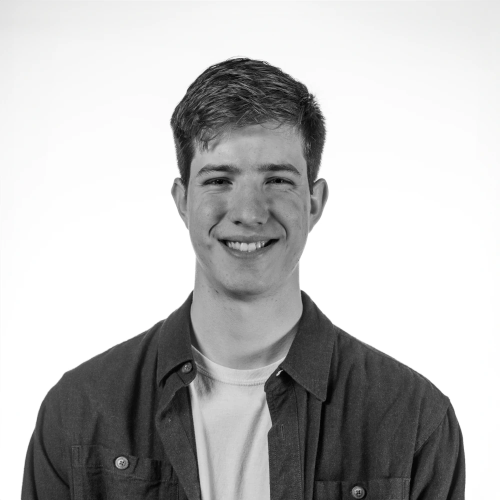
#> input picture frontend/src/assets/images/profile.webp, 1000 x 1000 px (shown at 1/2 size)
$ python build_photos.py ../src/assets/images/profile.webp
#> lines starting #> are read from the running program, lines starting #| are printed output that depends on the picture
#!/usr/bin/env python3
"""
Build the Hobbies photo wall's assets from original camera files, and print the
EXIF as ready-to-paste `meta` blocks for `components/Hobbies/index.tsx`.

    python3 scripts/build_photos.py ~/Desktop/photos/*.jpg

Each source produces the site's two-size WebP pair in public/photos:
    <name>.webp        long edge 2200px — the full-screen viewer
    <name>-thumb.webp  long edge  760px — the square grid

Uses PIL rather than sips/cwebp on purpose: some originals carry an EXIF
orientation flag that both of those tools silently drop, which bakes a 90°
rotation into the output. `ImageOps.exif_transpose` applies it first.

Note the WebPs are written without EXIF, so camera bodies, timestamps, and
serial numbers stay out of the deployed site — anything you want shown has to
go through the `meta` block, deliberately.
"""
import argparse
import os
import re
import struct
import sys

try:
    from PIL import Image, ImageOps, ExifTags
except ImportError:
    sys.exit("Pillow is required:  python3 -m pip install pillow")

DEFAULT_OUT = os.path.join(os.path.dirname(os.path.dirname(os.path.abspath(__file__))), "public", "photos")
TAG = {name: num for num, name in ExifTags.TAGS.items()}


def slug(path):
    stem = os.path.splitext(os.path.basename(path))[0]
    return "".join(c if c.isalnum() else "-" for c in stem.lower()).strip("-")


def fit(im, longest):
    """Scale so the longest edge is `longest`. Never upscale."""
    w, h = im.size
    if max(w, h) <= longest:
        return im
    scale = longest / max(w, h)
    return im.resize((round(w * scale), round(h * scale)), Image.LANCZOS)


# [68 lines left out: functions camera_name, apple_lens, nikon_lens, shutter, not called in this run]


def read_meta(im):
    """Pull the handful of EXIF fields worth showing beside a photo."""
    exif = im.getexif()
    if not exif:
        return []
    sub = exif.get_ifd(0x8769)

    def g(name):
        return sub.get(TAG.get(name)) if TAG.get(name) in sub else exif.get(TAG.get(name))

    rows = []

    def add(label, value):
        if value not in (None, "", 0):
            rows.append((label, str(value)))

    model = exif.get(TAG["Model"])
    add("Camera", camera_name(exif.get(TAG["Make"]), model))
    # phones write LensModel; Nikon bodies hide it in the MakerNote
    add("Lens", apple_lens(g("LensModel"), model) or nikon_lens(g("MakerNote")))

    focal, focal35 = g("FocalLength"), g("FocalLengthIn35mmFilm")
    if focal:
        text = f"{float(focal):g} mm"
        if focal35 and round(float(focal)) != int(focal35):
            text += f" · {int(focal35)} mm eq."
        add("Focal length", text)

    add("Shutter", shutter(g("ExposureTime")))
    if g("FNumber"):
        add("Aperture", f"f/{float(g('FNumber')):g}")

    iso = g("ISOSpeedRatings") or g("PhotographicSensitivity")
    add("ISO", iso if not isinstance(iso, tuple) else iso[0])

    taken = g("DateTimeOriginal") or exif.get(TAG["DateTime"])
    if taken:
        try:
            date, _ = str(taken).split(" ", 1)
            y, m, d = (int(p) for p in date.split(":"))
            months = ["Jan", "Feb", "Mar", "Apr", "May", "Jun",
                      "Jul", "Aug", "Sep", "Oct", "Nov", "Dec"]
            add("Taken", f"{d} {months[m - 1]} {y}")
        except (ValueError, IndexError):
            add("Taken", taken)

    return rows


def main():
    ap = argparse.ArgumentParser(description=__doc__, formatter_class=argparse.RawDescriptionHelpFormatter)
    ap.add_argument("sources", nargs="+", help="original image files")
    ap.add_argument("--out", default=DEFAULT_OUT, help="output directory (default: public/photos)")
    ap.add_argument("--full-max", type=int, default=2200)
    ap.add_argument("--thumb-max", type=int, default=760)
    ap.add_argument("--quality", type=int, default=86, help="full-size WebP quality")
    ap.add_argument("--thumb-quality", type=int, default=74, help="thumbnail WebP quality")
    args = ap.parse_args()

    os.makedirs(args.out, exist_ok=True)
    emitted = []

    for src in args.sources:
        name = slug(src)
        im = Image.open(src)
#> im is the input picture: PIL image 1000x1000 RGBA; mean R, G, B, A 187.6, 187.6, 187.6, 254.9
        rotated = im.getexif().get(TAG["Orientation"]) not in (None, 1)
#> rotated = False
        meta = read_meta(im)                       # read before transpose drops the tags
#> meta = []
        im = ImageOps.exif_transpose(im).convert("RGB")
#> im: PIL image 1000x1000 RGB

        full_path = os.path.join(args.out, f"{name}.webp")
        thumb_path = os.path.join(args.out, f"{name}-thumb.webp")
        full = fit(im, args.full_max)
        full.save(full_path, "WEBP", quality=args.quality, method=6)
        fit(im, args.thumb_max).save(thumb_path, "WEBP", quality=args.thumb_quality, method=6)
#> call 2 of fit, with longest = 760
#> in fit (call 2), `return im.resize((round(w * scale), round(h * scale)), Image.LANCZOS)`:
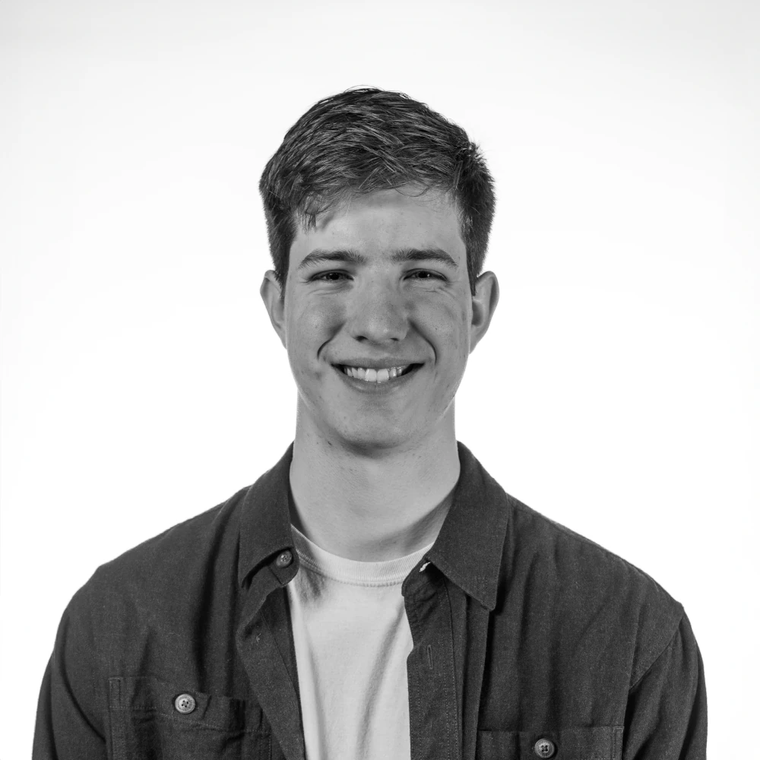
#> returned value: PIL image 760x760 RGB; mean R, G, B 187.6, 187.6, 187.6

        print(
            f"{name:<16} {str(full.size):<14}"
            f" full {os.path.getsize(full_path) // 1024:>4}KB"
            f"  thumb {os.path.getsize(thumb_path) // 1024:>3}KB"
            f"{'  [EXIF rotation applied]' if rotated else ''}"
            f"{'' if meta else '  [no EXIF in source]'}",
            file=sys.stderr,
        )
        # The source's folder becomes the category — emitted once, then it lives
        # hard-coded in the component; nothing reads paths at runtime.
        category = os.path.basename(os.path.dirname(os.path.abspath(src))).title()
        emitted.append((name, category, meta))

    # paste-ready blocks for the `photos` array
    print("\n/* ---- paste into components/Hobbies/index.tsx ---- */")
    for name, category, meta in emitted:
        print(f"  // {name}")
        print(f'    category: "{category}",')
        if not meta:
            print("  // (source carried no EXIF — no meta block)")
            continue
        print("    meta: [")
        for label, value in meta:
            print(f'      {{ label: "{label}", value: "{value}" }},')
        print("    ],")
#> this loop made 1 pass
#> (name, category, meta) on pass 1: ('profile', 'Images', [])
#|   // profile
#|     category: "Images",
#|   // (source carried no EXIF — no meta block)


if __name__ == "__main__":
    main()
